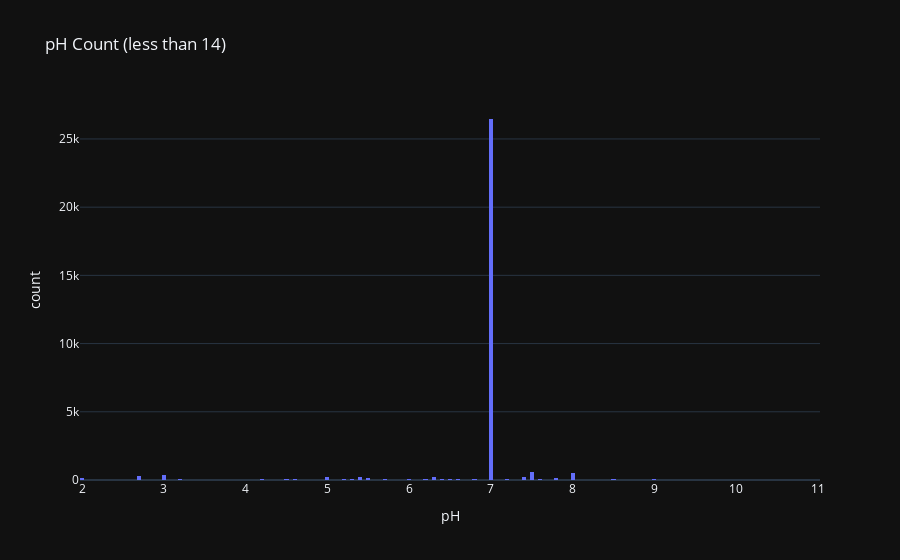

Notebook code for this chart:
### Code cell
px.histogram(train[train['pH'] <=14], x='pH', title='pH Count (less than 14)', template='plotly_dark')

### Figure 1 — Plotly figure (JSON) as saved in the notebook; plotly's stock layout.template omitted (floating-point values rounded to 4 significant figures; data arrays with more than 128 entries replaced by an {"elided": "..."} marker saying what was removed)
{"data": [{"alignmentgroup": "True", "bingroup": "x", "hovertemplate": "pH=%{x}<br>count=%{y}<extra></extra>", "legendgroup": "", "marker": {"color": "#636efa", "pattern": {"shape": ""}}, "name": "", "offsetgroup": "", "orientation": "v", "showlegend": false, "type": "histogram", "x": {"elided": "31075 float values"}, "xaxis": "x", "yaxis": "y"}], "layout": {"barmode": "relative", "legend": {"tracegroupgap": 0}, "title": {"text": "pH Count (less than 14)"}, "xaxis": {"anchor": "y", "domain": [0, 1], "title": {"text": "pH"}}, "yaxis": {"anchor": "x", "domain": [0, 1], "title": {"text": "count"}}}}
